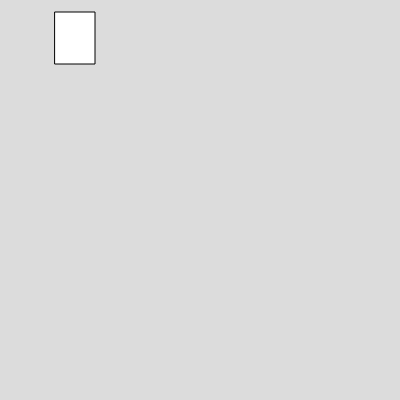
Frame 1 (no input)
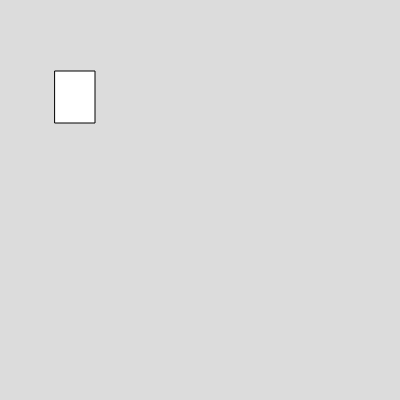
Frame 60 (no input)
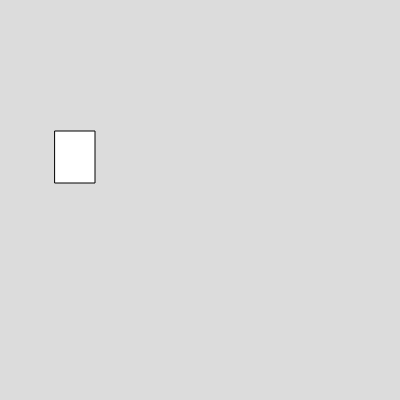
Frame 120 (the mouse pressed at the canvas centre since frame 60)

The p5.js sketch that drew these frames (run headless with seeded random() and noise() and a simulated clock; from frame 60 on, the mouse is pressed at the canvas centre):

// p5.js sketch
// ── sketch.js
var box 

function setup() 
{
  createCanvas(400, 400);
 box = new Box(55,12,40,52,1,1)
}

function draw() 
{
  background(220);

   box.show()
    

  box.movedown ()
}


// ── box.js
class Box
  {
    constructor(x,y,w,h,vx,vy)
    {
      this.x =x;
      this.y =y;
      this.w =w;
      this.h = h;
      this.vx = vx;
      this.vy = vy;
    }
    
    show()
    {
      rect(this.x,this.y,this.w,this.h)
    }
    
    move()
    {
    //  this.x = this.x+this.vx;
    }
    
    movedown()
    {
      this.y = this.y+this.vy;
    }
  }

  
